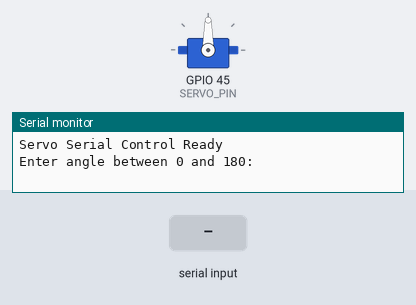
Simulated run of this sketch. Board: ESP32. Parts: servo, the last lines printed to the serial monitor. Inputs (shaded band) come from the test bench.

Above: at 2.2 s.
2.3 s: "30,150\n" received over Serial
At 3.5 s:
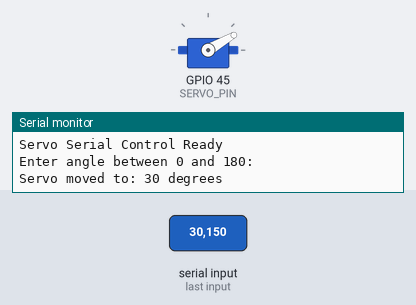
3.8 s: "5\n" received over Serial
At 4.7 s:
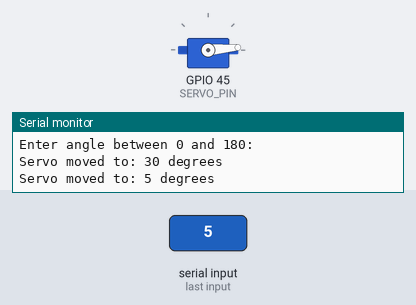
5.3 s: "200\n" received over Serial
At 5.8 s:
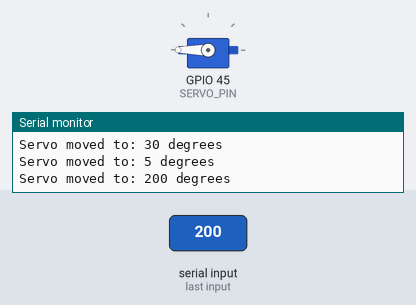
6.8 s: "90,45\n" received over Serial
At 8.2 s:
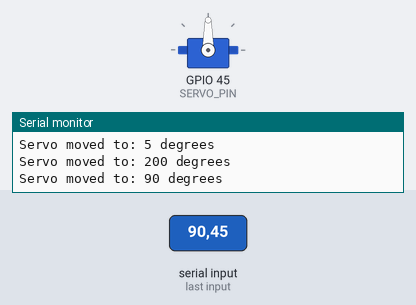
Timing chart, 0 to 9.3 s (numbered marks = the images above; inputs shaded):
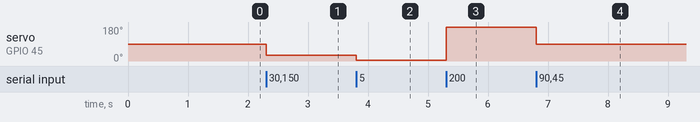

The sketch:

Serve_valve_tester.ino
```cpp
#include <ESP32Servo.h>

// --------------------------------------
// Servo settings
// --------------------------------------
const int SERVO_PIN = 45;

Servo myServo;

int inputAngle = 90;   // default starting position

void setup() {

  Serial.begin(115200);
  delay(1000);

  Serial.println("Servo Serial Control Ready");
  Serial.println("Enter angle between 0 and 180:");

  // Configure servo
  myServo.setPeriodHertz(50);        // Standard servo frequency
  myServo.attach(SERVO_PIN, 1000, 2000);

  // Start centered
  myServo.write(inputAngle);
}

void loop() {

  // Check if user typed something
  if (Serial.available() > 0) {

    // Read the angle as an integer
    int angle = Serial.parseInt();

    // Make sure angle is valid
    inputAngle = angle;
    myServo.write(inputAngle);

    Serial.print("Servo moved to: ");
    Serial.print(inputAngle);
    Serial.println(" degrees");


    // Clear leftover serial characters
    while (Serial.available()) {
      Serial.read();
    }
  }
}
```

Measured:
- after the input at 2.3 s, servo on GPIO 45 (SERVO_PIN): 90° → 30° at once
- after the input at 3.8 s, servo on GPIO 45 (SERVO_PIN): 30° → 5° at once
- after the input at 5.3 s, servo on GPIO 45 (SERVO_PIN): 5° → 180° at once
- after the input at 6.8 s, servo on GPIO 45 (SERVO_PIN): 180° → 90° at once
